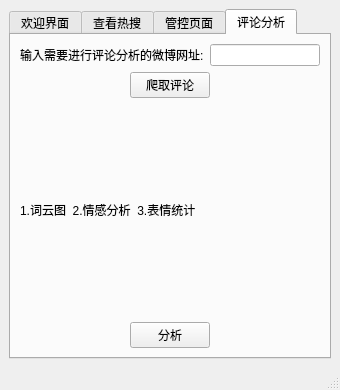
<?xml version="1.0" encoding="UTF-8"?>
<ui version="4.0">
 <class>MainWindow</class>
 <widget class="QMainWindow" name="MainWindow">
  <property name="geometry">
   <rect>
    <x>0</x>
    <y>0</y>
    <width>259</width>
    <height>311</height>
   </rect>
  </property>
  <property name="windowTitle">
   <string>MainWindow</string>
  </property>
  <widget class="QWidget" name="centralwidget">
   <layout class="QVBoxLayout" name="verticalLayout_6">
    <item>
     <layout class="QHBoxLayout" name="horizontalLayout_4">
      <item>
       <widget class="QTabWidget" name="tabWidget">
        <property name="currentIndex">
         <number>3</number>
        </property>
        <widget class="QWidget" name="tab">
         <attribute name="title">
          <string>欢迎界面</string>
         </attribute>
         <layout class="QHBoxLayout" name="horizontalLayout">
          <item>
           <layout class="QVBoxLayout" name="verticalLayout_7">
            <item>
             <widget class="QLabel" name="label">
              <property name="font">
               <font>
                <pointsize>15</pointsize>
               </font>
              </property>
              <property name="text">
               <string>欢迎来到微博内容识别与管控系统</string>
              </property>
              <property name="alignment">
               <set>Qt::AlignCenter</set>
              </property>
             </widget>
            </item>
            <item>
             <widget class="QLabel" name="label_2">
              <property name="font">
               <font>
                <pointsize>13</pointsize>
               </font>
              </property>
              <property name="text">
               <string>小组成员：刘旭、刘祚甫</string>
              </property>
              <property name="alignment">
               <set>Qt::AlignCenter</set>
              </property>
             </widget>
            </item>
           </layout>
          </item>
         </layout>
        </widget>
        <widget class="QWidget" name="tab_2">
         <attribute name="title">
          <string>查看热搜</string>
         </attribute>
         <layout class="QHBoxLayout" name="horizontalLayout_3">
          <item>
           <layout class="QVBoxLayout" name="verticalLayout">
            <item>
             <widget class="QLabel" name="label_4">
              <property name="text">
               <string>热搜帖子</string>
              </property>
              <property name="alignment">
               <set>Qt::AlignCenter</set>
              </property>
             </widget>
            </item>
            <item>
             <widget class="QTableWidget" name="tableWidget">
              <property name="sortingEnabled">
               <bool>true</bool>
              </property>
             </widget>
            </item>
            <item>
             <widget class="QLabel" name="label_3">
              <property name="text">
               <string>今日热搜</string>
              </property>
              <property name="alignment">
               <set>Qt::AlignCenter</set>
              </property>
             </widget>
            </item>
            <item>
             <widget class="QListWidget" name="listWidget">
              <property name="resizeMode">
               <enum>QListView::Adjust</enum>
              </property>
             </widget>
            </item>
            <item>
             <layout class="QHBoxLayout" name="horizontalLayout_2">
              <item>
               <spacer name="horizontalSpacer_3">
                <property name="orientation">
                 <enum>Qt::Horizontal</enum>
                </property>
                <property name="sizeHint" stdset="0">
                 <size>
                  <width>40</width>
                  <height>20</height>
                 </size>
                </property>
               </spacer>
              </item>
              <item>
               <widget class="QPushButton" name="pushButton_2">
                <property name="text">
                 <string>爬取数据</string>
                </property>
               </widget>
              </item>
              <item>
               <spacer name="horizontalSpacer_2">
                <property name="orientation">
                 <enum>Qt::Horizontal</enum>
                </property>
                <property name="sizeHint" stdset="0">
                 <size>
                  <width>40</width>
                  <height>20</height>
                 </size>
                </property>
               </spacer>
              </item>
              <item>
               <widget class="QPushButton" name="pushButton">
                <property name="text">
                 <string>生成词云</string>
                </property>
               </widget>
              </item>
              <item>
               <spacer name="horizontalSpacer">
                <property name="orientation">
                 <enum>Qt::Horizontal</enum>
                </property>
                <property name="sizeHint" stdset="0">
                 <size>
                  <width>40</width>
                  <height>20</height>
                 </size>
                </property>
               </spacer>
              </item>
             </layout>
            </item>
            <item>
             <widget class="QPlainTextEdit" name="plainTextEdit"/>
            </item>
           </layout>
          </item>
         </layout>
        </widget>
        <widget class="QWidget" name="tab_3">
         <attribute name="title">
          <string>管控页面</string>
         </attribute>
         <layout class="QHBoxLayout" name="horizontalLayout_8">
          <item>
           <layout class="QVBoxLayout" name="verticalLayout_3">
            <item>
             <layout class="QHBoxLayout" name="horizontalLayout_5">
              <item>
               <widget class="QLabel" name="label_5">
                <property name="text">
                 <string>输入需要发表评论的微博ID:</string>
                </property>
               </widget>
              </item>
              <item>
               <widget class="QLineEdit" name="lineEdit"/>
              </item>
             </layout>
            </item>
            <item>
             <layout class="QHBoxLayout" name="horizontalLayout_6">
              <item>
               <layout class="QVBoxLayout" name="verticalLayout_2">
                <item>
                 <widget class="QLabel" name="label_6">
                  <property name="text">
                   <string>评论：</string>
                  </property>
                 </widget>
                </item>
                <item>
                 <widget class="QTextEdit" name="textEdit">
                  <property name="placeholderText">
                   <string>默认发表正能量评论</string>
                  </property>
                 </widget>
                </item>
               </layout>
              </item>
              <item>
               <widget class="QPushButton" name="pushButton_3">
                <property name="text">
                 <string>抽一个</string>
                </property>
               </widget>
              </item>
             </layout>
            </item>
            <item>
             <layout class="QHBoxLayout" name="horizontalLayout_7">
              <item>
               <spacer name="horizontalSpacer_4">
                <property name="orientation">
                 <enum>Qt::Horizontal</enum>
                </property>
                <property name="sizeHint" stdset="0">
                 <size>
                  <width>40</width>
                  <height>20</height>
                 </size>
                </property>
               </spacer>
              </item>
              <item>
               <widget class="QPushButton" name="pushButton_4">
                <property name="text">
                 <string>发表</string>
                </property>
               </widget>
              </item>
              <item>
               <spacer name="horizontalSpacer_5">
                <property name="orientation">
                 <enum>Qt::Horizontal</enum>
                </property>
                <property name="sizeHint" stdset="0">
                 <size>
                  <width>40</width>
                  <height>20</height>
                 </size>
                </property>
               </spacer>
              </item>
             </layout>
            </item>
           </layout>
          </item>
         </layout>
        </widget>
        <widget class="QWidget" name="tab_4">
         <attribute name="title">
          <string>评论分析</string>
         </attribute>
         <layout class="QVBoxLayout" name="verticalLayout_4">
          <item>
           <layout class="QHBoxLayout" name="horizontalLayout_9">
            <item>
             <widget class="QLabel" name="label_7">
              <property name="text">
               <string>输入需要进行评论分析的微博网址:</string>
              </property>
             </widget>
            </item>
            <item>
             <widget class="QLineEdit" name="lineEdit_2"/>
            </item>
           </layout>
          </item>
          <item>
           <layout class="QHBoxLayout" name="horizontalLayout_11">
            <item>
             <spacer name="horizontalSpacer_8">
              <property name="orientation">
               <enum>Qt::Horizontal</enum>
              </property>
              <property name="sizeHint" stdset="0">
               <size>
                <width>40</width>
                <height>20</height>
               </size>
              </property>
             </spacer>
            </item>
            <item>
             <widget class="QPushButton" name="pushButton_6">
              <property name="text">
               <string>爬取评论</string>
              </property>
             </widget>
            </item>
            <item>
             <spacer name="horizontalSpacer_9">
              <property name="orientation">
               <enum>Qt::Horizontal</enum>
              </property>
              <property name="sizeHint" stdset="0">
               <size>
                <width>40</width>
                <height>20</height>
               </size>
              </property>
             </spacer>
            </item>
           </layout>
          </item>
          <item>
           <widget class="QLabel" name="label_8">
            <property name="text">
             <string>1.词云图  2.情感分析  3.表情统计</string>
            </property>
           </widget>
          </item>
          <item>
           <layout class="QHBoxLayout" name="horizontalLayout_10">
            <item>
             <spacer name="horizontalSpacer_6">
              <property name="orientation">
               <enum>Qt::Horizontal</enum>
              </property>
              <property name="sizeHint" stdset="0">
               <size>
                <width>40</width>
                <height>20</height>
               </size>
              </property>
             </spacer>
            </item>
            <item>
             <widget class="QPushButton" name="pushButton_5">
              <property name="text">
               <string>分析</string>
              </property>
             </widget>
            </item>
            <item>
             <spacer name="horizontalSpacer_7">
              <property name="orientation">
               <enum>Qt::Horizontal</enum>
              </property>
              <property name="sizeHint" stdset="0">
               <size>
                <width>40</width>
                <height>20</height>
               </size>
              </property>
             </spacer>
            </item>
           </layout>
          </item>
         </layout>
        </widget>
       </widget>
      </item>
     </layout>
    </item>
   </layout>
  </widget>
  <widget class="QMenuBar" name="menubar">
   <property name="geometry">
    <rect>
     <x>0</x>
     <y>0</y>
     <width>259</width>
     <height>18</height>
    </rect>
   </property>
  </widget>
  <widget class="QStatusBar" name="statusbar"/>
 </widget>
 <resources/>
 <connections>
  <connection>
   <sender>listWidget</sender>
   <signal>itemSelectionChanged()</signal>
   <receiver>MainWindow</receiver>
   <slot>on_list_widget_item_selection_changed()</slot>
   <hints>
    <hint type="sourcelabel">
     <x>180</x>
     <y>189</y>
    </hint>
    <hint type="destinationlabel">
     <x>1</x>
     <y>262</y>
    </hint>
   </hints>
  </connection>
  <connection>
   <sender>pushButton</sender>
   <signal>clicked()</signal>
   <receiver>MainWindow</receiver>
   <slot>gen_word_cloud()</slot>
   <hints>
    <hint type="sourcelabel">
     <x>203</x>
     <y>212</y>
    </hint>
    <hint type="destinationlabel">
     <x>0</x>
     <y>238</y>
    </hint>
   </hints>
  </connection>
  <connection>
   <sender>pushButton_2</sender>
   <signal>clicked()</signal>
   <receiver>MainWindow</receiver>
   <slot>crawl_hot_topics()</slot>
   <hints>
    <hint type="sourcelabel">
     <x>88</x>
     <y>202</y>
    </hint>
    <hint type="destinationlabel">
     <x>4</x>
     <y>227</y>
    </hint>
   </hints>
  </connection>
  <connection>
   <sender>pushButton_3</sender>
   <signal>clicked()</signal>
   <receiver>MainWindow</receiver>
   <slot>gen_positive_comment()</slot>
   <hints>
    <hint type="sourcelabel">
     <x>239</x>
     <y>169</y>
    </hint>
    <hint type="destinationlabel">
     <x>6</x>
     <y>141</y>
    </hint>
   </hints>
  </connection>
  <connection>
   <sender>pushButton_4</sender>
   <signal>clicked()</signal>
   <receiver>MainWindow</receiver>
   <slot>publish_comment()</slot>
   <hints>
    <hint type="sourcelabel">
     <x>156</x>
     <y>271</y>
    </hint>
    <hint type="destinationlabel">
     <x>4</x>
     <y>175</y>
    </hint>
   </hints>
  </connection>
  <connection>
   <sender>pushButton_6</sender>
   <signal>clicked()</signal>
   <receiver>MainWindow</receiver>
   <slot>crawl_comments()</slot>
   <hints>
    <hint type="sourcelabel">
     <x>127</x>
     <y>130</y>
    </hint>
    <hint type="destinationlabel">
     <x>0</x>
     <y>119</y>
    </hint>
   </hints>
  </connection>
  <connection>
   <sender>pushButton_5</sender>
   <signal>clicked()</signal>
   <receiver>MainWindow</receiver>
   <slot>analyze_comments()</slot>
   <hints>
    <hint type="sourcelabel">
     <x>140</x>
     <y>245</y>
    </hint>
    <hint type="destinationlabel">
     <x>2</x>
     <y>206</y>
    </hint>
   </hints>
  </connection>
 </connections>
 <slots>
  <slot>search_hot_topics()</slot>
  <slot>on_list_widget_item_selection_changed()</slot>
  <slot>gen_word_cloud()</slot>
  <slot>crawl_hot_topics()</slot>
  <slot>gen_positive_comment()</slot>
  <slot>publish_comment()</slot>
  <slot>crawl_comments()</slot>
  <slot>analyze_comments()</slot>
 </slots>
</ui>
